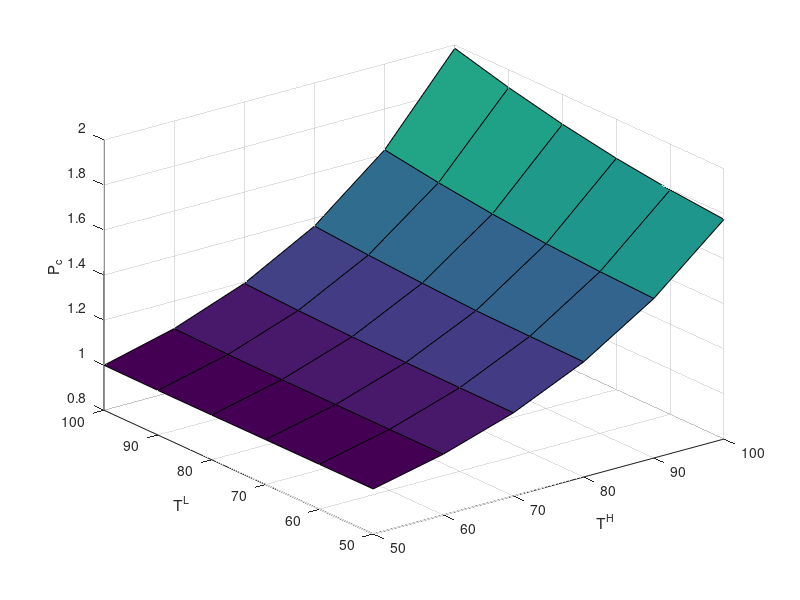
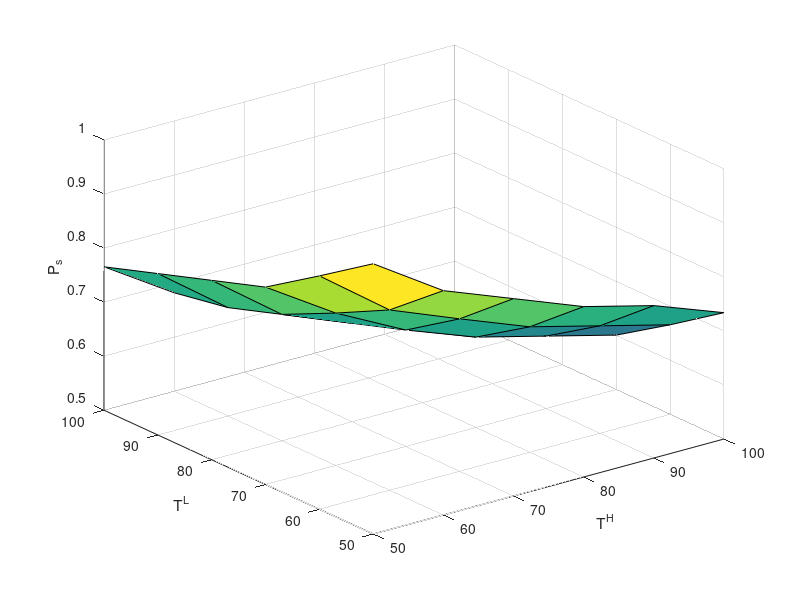

These figures' MATLAB source, in order:
load('./result/stat_sym_50_100_50.mat')

[h_h_a, h_l_a] = meshgrid(50:10:100, 50:10:100);

figure()
surf(h_h_a, h_l_a, z_c)
xlabel('T^H')
ylabel('T^L')
zlabel('P_c')

figure()
surf(h_h_a, h_l_a, z_u)
xlabel('T^H')
ylabel('T^L')
zlabel('P_s')


